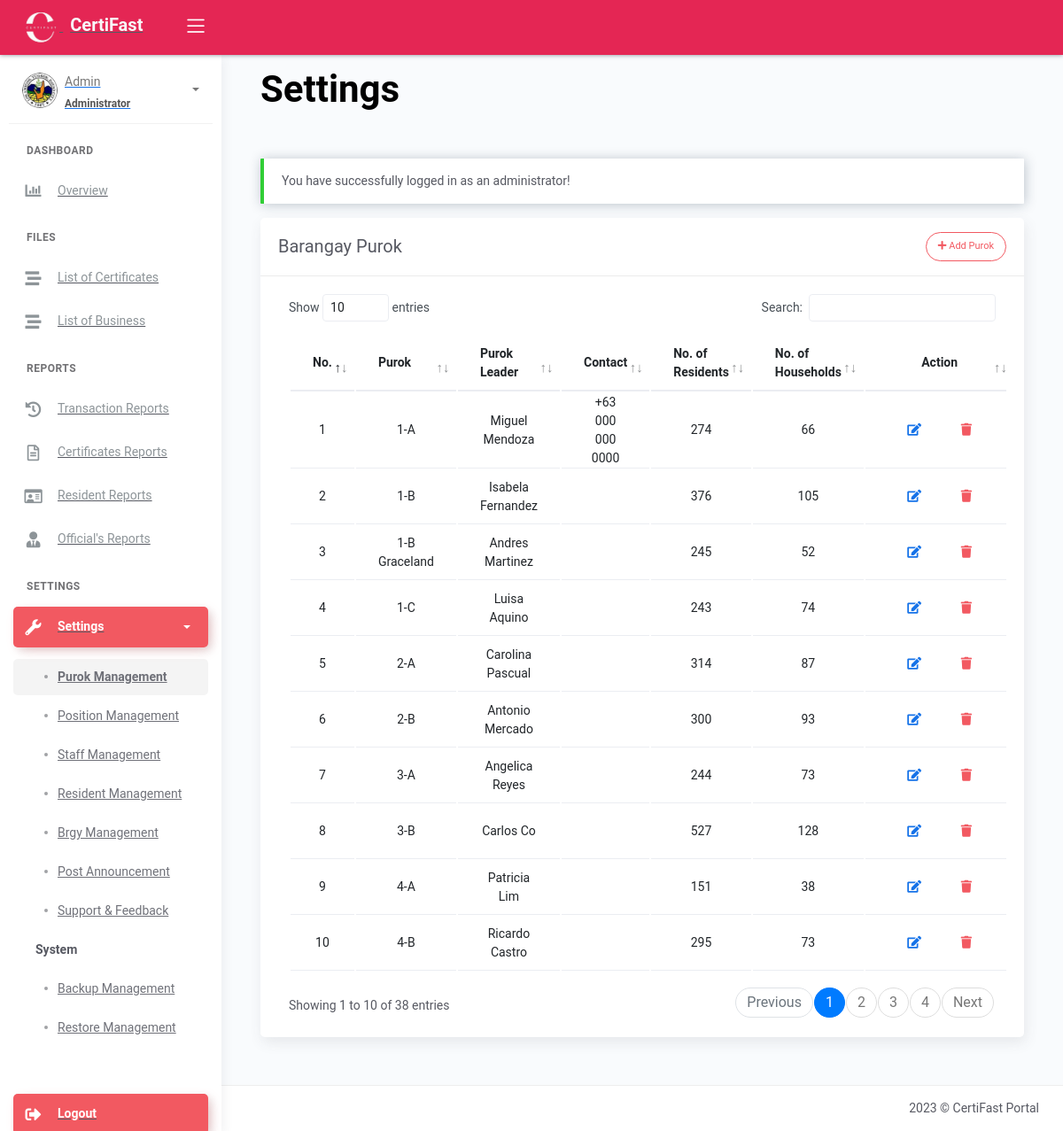
/purok.php (signed in), run on an earlier commit of the app's database.
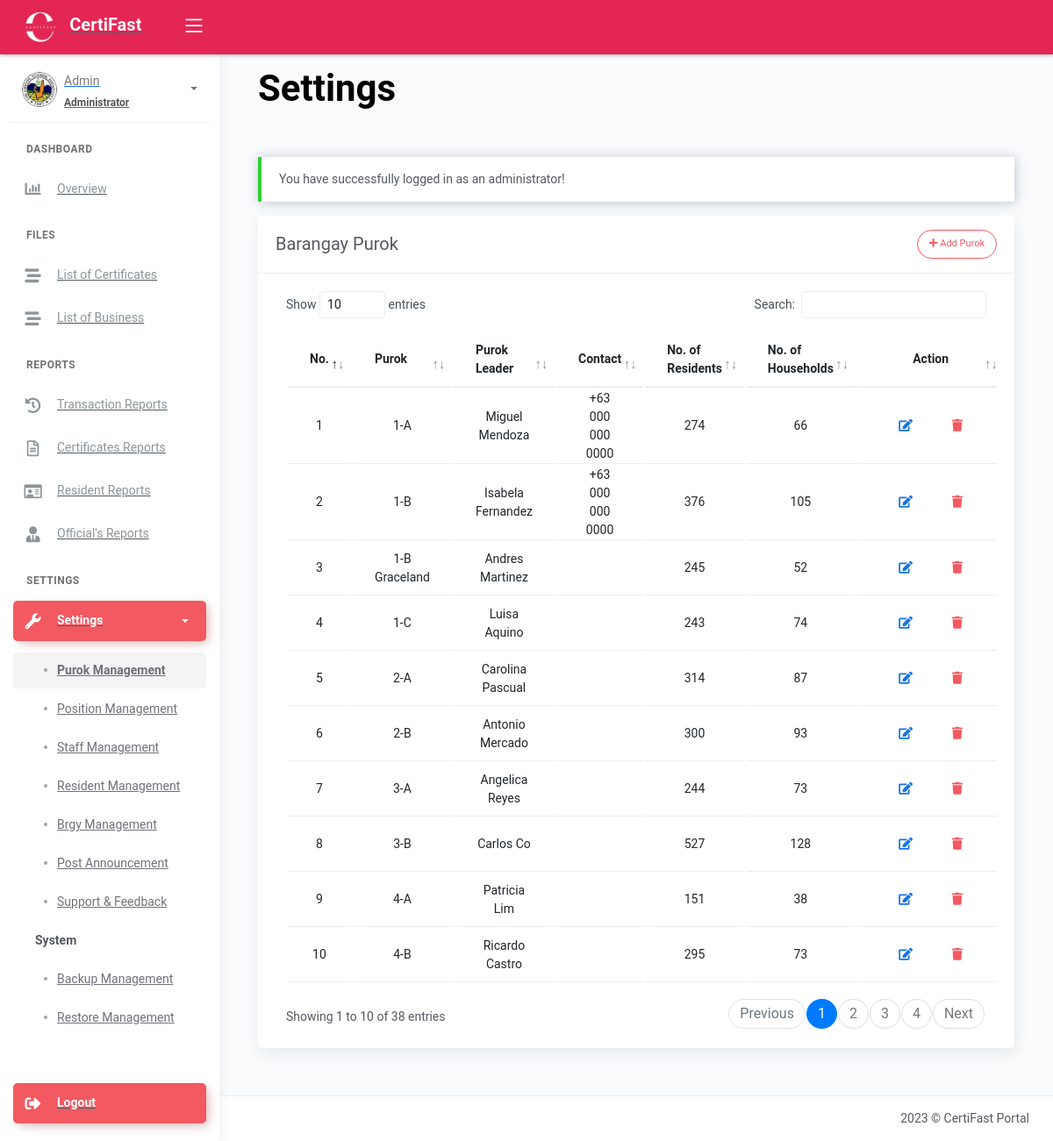
And on a later commit of the database.
### tables this page shows
CREATE TABLE `tblpurok` (
  `id` int(11) NOT NULL AUTO_INCREMENT,
  `purok` varchar(255) DEFAULT NULL,
  `total_residents` varchar(50) DEFAULT NULL,
  `total_households` varchar(50) DEFAULT NULL,
  `purok_leader` varchar(50) NOT NULL,
  `contact_number` varchar(50) NOT NULL,
  PRIMARY KEY (`id`)
);

### purok.php (the view, shortened to what the rows shown need)
<?php include 'server/server.php' ?>
<?php
    $query = "SELECT * FROM tblpurok";
    $result = $conn->query($query);
    $purok = array();
	while($row = $result->fetch_assoc()){
		$purok[] = $row;
	}
?>
<!DOCTYPE html>
<html lang="en">
<head>
	<?php include 'templates/header.php' ?>
</head>
<body>
	<div class="wrapper">
		<div class="main-panel mt-5">
			<div class="container">
				<div class="panel-header">
					<div class="page-inner">
						<div class="d-flex align-items-left align-items-md-center flex-column flex-md-row">
							<div>
								<h2 class="text-black fw-bold" style = "font-size: 300%;">Settings</h2>
							</div>
						</div>
					</div>
				</div>
				<div class="page-inner">
					<div class="row mt--2">
						<div class="col-md-12">
                            <div class="card">
								<div class="card-body">
                                    <div class="table-responsive">
                                        <table id="residenttable" class="table">
                                            <thead>
                                                <tr>
                                                    <th scope="col">No.</th>
                                                    <th scope="col">Purok</th>
                                                    <th scope="col">Purok Leader</th>
                                                    <th scope="col">Contact</th>
                                                    <th scope="col">No. of Residents</th>
                                                    <th scope="col">No. of Households</th>
                                                    <th  class="text-center" scope="col">Action</th>
                                                </tr>
                                            </thead>
                                            <tbody>
                                                <?php if(!empty($purok)): ?>
                                                    <?php $no=1; foreach($purok as $row): ?>
                                                    <tr class="text-center">
                                                        <td><?= $no ?></td>
                                                        <td><?= $row['purok'] ?></td>
                                                        <td><?= $row['purok_leader'] ?></td>
                                                        <td><?= $row['contact_number'] ?></td>
                                                        <td><?= $row['total_residents'] ?></td>
                                                        <td><?= $row['total_households'] ?></td>
                                                        <td  class="text-center">
                                                            <div class="form-button-action">
                                                                <a type="button" href="#edit" data-toggle="modal" class="btn btn-link btn-primary" title="Edit Purok" onclick="editPurok(this)"
                                                                    data-name="<?= $row['purok'] ?>" data-purok_leader="<?= $row['purok_leader'] ?>" data-contact_number="<?= $row['contact_number'] ?>" data-total_residents="<?= $row['total_residents'] ?>" data-total_households="<?= $row['total_households'] ?>" data-id="<?= $row['id'] ?>">
                                                                    <i class="fas fa-edit"></i>
                                                                </a>
                                                                <a type="button" data-toggle="tooltip" href="model/remove_purok.php?id=<?= $row['id'] ?>" onclick="return confirm('Are you sure you want to delete this purok?');" class="btn btn-link btn-danger" data-original-title="Remove">
                                                                    <i class="fas fa-trash"></i>
                                                                </a>
                                                            </div>
                                                        </td>
                                                    </tr>
                                                    <?php $no++; endforeach ?>
                                                <?php else: ?>
                                                    <tr>
                                                        <td colspan="5" class="text-center">No Available Data</td>
                                                    </tr>
                                                <?php endif ?>
                                            </tbody>
                                        </table>
                                    </div>
								</div>
							</div>
						</div>
					</div>
				</div>
			</div>
		</div>
	</div>
</body>
</html>

What changed in the data, as far as the page shows it:
changed tblpurok "Isabela Fernandez": contact_number (not shown) → "+63 000 000 0000"
